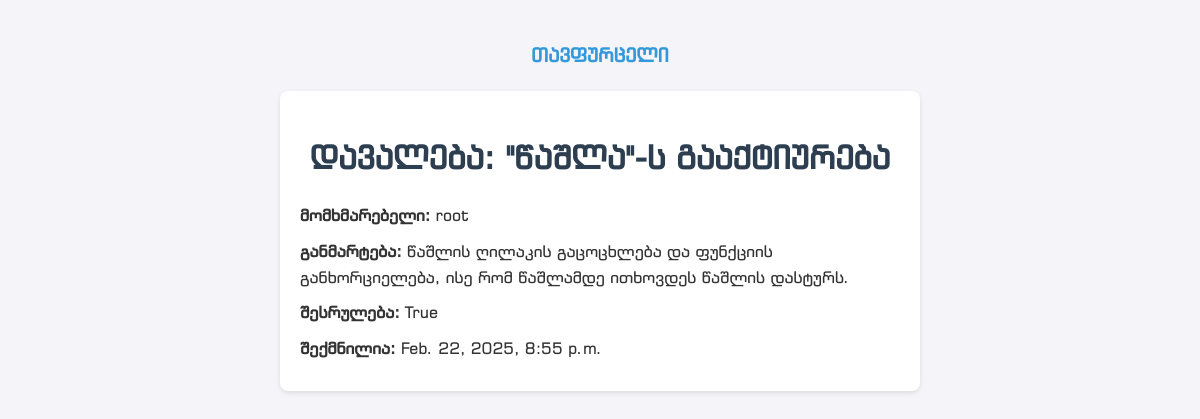
/task/3, run on the app's committed database.
### todo/models.py (models this page shows)
class Task(models.Model):
    user = models.ForeignKey(User, on_delete=models.CASCADE, null=True, blank=True)
    title = models.CharField(max_length=200)
    description = models.TextField(null=True)
    complete = models.BooleanField(default=False)
    created = models.DateTimeField(auto_now_add=True) # უცვლელად დაიმახსოვრებს დამატების თარიღს
    def __str__(self):
        return self.title

### todo/views.py (the view)
# urls.py: path('task/<int:pk>', views.TaskDetail.as_view(), name = 'task'),
class TaskDetail(DetailView):
    model = Task
    template_name = "todo/task.html"
    context_object_name = 'task'

### todo/templates/todo/task.html (shortened to what this page needs)
{% extends 'layout.html' %}
{% block content %}
<p class="center-link"><a href="{% url 'tasks' %}">თავფურცელი</a></p>
<div class="task-detail">
    <h1>დავალება: {{ task }}</h1>
    <p><strong>მომხმარებელი:</strong> {{ task.user }}</p>
    <p><strong>განმარტება:</strong> {{ task.description }}</p>
    <p><strong>შესრულება:</strong> {{ task.complete }}</p>
    <p><strong>შექმნილია:</strong> {{ task.created }}</p>
</div>
{% endblock %}

### todo/static/css/styles.css (style rules this page uses)
body { font-family: 'Arial', sans-serif; background-color: #f4f4f9; color: #333; margin: 0; padding: 20px; line-height: 1.6; }
h1 { font-family: 'BPG Extra Square Mtavruli'; color: #2c3e50; text-align: center; margin-bottom: 20px; }
a { text-decoration: none; color: #3498db; transition: color 0.3s ease; }
.task-detail { font-family: 'BPG Extra Square'; max-width: 600px; margin: 20px auto; background-color: #fff; padding: 20px; border-radius: 8px; box-shadow: 0 2px 5px rgba(0, 0, 0, 0.1); }
.task-detail p { margin: 10px 0; }
.center-link { font-family: 'BPG Extra Square Mtavruli'; display: block; text-align: center; margin: 20px 0; font-size: 1.2em; font-weight: bold; }

### data on the page
Task: title "\"წაშლა\"-ს გააქტიურება", user "root", description "წაშლის ღილაკის გაცოცხლება და ფუნქციის განხორციელება, ისე რომ წაშლამდე ითხოვდეს წაშლის დასტურს.", complete "True", created "Feb. 22, 2025, 8:55 p.m."
